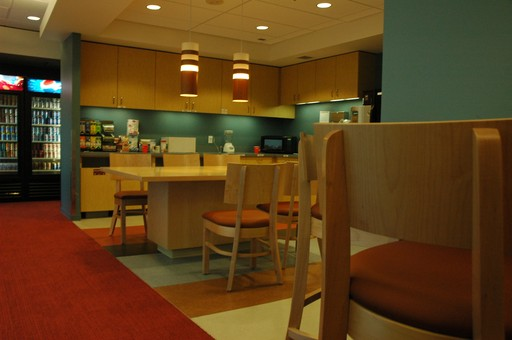
#> input picture input_image3.jpg, 512 x 340 px; its folder holds only this picture in this run
$ python -i decompose.py   (imports and definitions only)
#> lines starting #> are read from the running program, lines starting #| are printed output that depends on the picture
# ------------------------------------------------------------------------------
# File: intrinsic/decompose.py
# Authors: Oliver Fritsche, Vaibhav Thalanki, Sai Manichandana Devi Thumati
# Emails: fritsche.o@northeastern.edu, thalanki.v@northeastern.edu, thumati.sa@northeastern.edu
# Date: 2025-10-21
# Class: CS 7180 Advanced Perception
# Purpose: Intrinsic image decomposition via superpixels+clustering (Garces et al.)
# ------------------------------------------------------------------------------

import numpy as np
import cv2
from skimage import segmentation, color
from sklearn.cluster import KMeans
from scipy.sparse import lil_matrix, csr_matrix
from scipy.sparse.linalg import spsolve

# ---- small utilities ----------------------------------------------------------
def _safe_log(x, eps=1e-6):
    """Numerically safe natural log."""
    return np.log(np.clip(x, eps, None))

def _build_4nbr_edges(h: int, w: int) -> np.ndarray:
    """Grid edges for 4-neighborhood (right/down). Returns int64 [E, 2]."""
    idx = np.arange(h*w, dtype=np.int64).reshape(h, w)
    edges = []
    edges += list(zip(idx[:, :-1].ravel(), idx[:, 1:].ravel()))   # right
    edges += list(zip(idx[:-1, :].ravel(), idx[1:, :].ravel()))   # down
    return np.asarray(edges, dtype=np.int64)

# ---- superpixels + per-image KMeans ------------------------------------------
def superpixel_clusters(img_bgr: np.ndarray,
                        n_segments: int = 600,
                        compactness: float = 10.0,
                        K: int = 10,
                        random_state: int = 0):
    """
    Segment into SLIC superpixels, then KMeans on superpixel mean 'ab' (Lab).
    Returns: (labels[h,w], cluster_map[h,w])
    """
    img_rgb = cv2.cvtColor(img_bgr, cv2.COLOR_BGR2RGB).astype(np.float32) / 255.0
    labels = segmentation.slic(img_rgb, n_segments=n_segments,
                               compactness=compactness, start_label=0)
    sp_ids = np.unique(labels)
    lab = color.rgb2lab(img_rgb)
    ab  = lab[..., 1:3]

    # Feature = mean 'ab' per superpixel
    feats = np.vstack([ab[labels == sp].mean(axis=0) for sp in sp_ids])

    km = KMeans(n_clusters=K, n_init=10, random_state=random_state)
    sp_cluster = km.fit_predict(feats)

    # Expand cluster ids back to pixel map
    cluster_map = np.zeros_like(labels, dtype=np.int32)
    for sp, cid in zip(sp_ids, sp_cluster):
        cluster_map[labels == sp] = cid
    return labels, cluster_map

# ---- main decomposition -------------------------------------------------------
def intrinsic_decompose(img_bgr: np.ndarray,
                        n_segments: int = 600,
                        compactness: float = 10.0,
                        K: int = 10,
                        lambda_smooth: float = 0.2,
                        edge_sigma: float = 0.1,
                        anchor_w: float = 1e-3):
    """
    Compute reflectance R (BGR) and shading S (uint8 preview) by solving for log-shading.
    Major steps:
      1) SLIC + KMeans clusters (proxy for reflectance groups).
      2) Build pairwise terms: reflectance-consistency + edge-aware smooth shading.
      3) Solve sparse linear system for log-shading.
      4) Reconstruct R (Lab with new L) and S preview.
    """
    h, w, _ = img_bgr.shape
    N = h * w

    # -- Prepare luminance and grayscale edges ---------------------------------
    lab_cv = cv2.cvtColor(img_bgr, cv2.COLOR_BGR2LAB).astype(np.float32)
    L = lab_cv[..., 0] / 255.0
    l = _safe_log(L + 1e-3).ravel()
    gray = cv2.cvtColor(img_bgr, cv2.COLOR_BGR2GRAY).astype(np.float32) / 255.0

    # -- Clustering per image ---------------------------------------------------
    _, cluster_map = superpixel_clusters(img_bgr, n_segments, compactness, K)
    cflat = cluster_map.ravel()

    # -- Grid edges and weights -------------------------------------------------
    edges = _build_4nbr_edges(h, w)
    i_idx, j_idx = edges[:, 0], edges[:, 1]

    g_i = gray.ravel()[i_idx]
    g_j = gray.ravel()[j_idx]
    grad = np.abs(g_i - g_j)
    w_smooth = np.exp(- (grad ** 2) / (2 * (edge_sigma ** 2))) + 1e-3

    same_refl = (cflat[i_idx] == cflat[j_idx]).astype(np.float32)
    w_refl = 2.0 * same_refl

    # -- Build linear system A s = b for log-shading s --------------------------
    A = lil_matrix((N, N), dtype=np.float32)
    b = np.zeros(N, dtype=np.float32)

    def add_pair(ii, jj, weight, d):
        """Add Laplacian-style pairwise term with optional offset d."""
        if weight <= 0: return
        A[ii, ii] += weight; A[jj, jj] += weight
        A[ii, jj] -= weight; A[jj, ii] -= weight
        b[ii] += weight * d; b[jj] -= weight * d

    # Reflectance constraints (match luminance differences inside same cluster)
    d_r = (l[i_idx] - l[j_idx])
    for ii, jj, ww, dd in zip(i_idx, j_idx, w_refl, d_r):
        add_pair(ii, jj, ww, dd)

    # Shading smoothness constraints
    for ii, jj, ww in zip(i_idx, j_idx, lambda_smooth * w_smooth):
        add_pair(ii, jj, ww, 0.0)

    # Anchors to fix global offset
    step = max(1, N // 5000)
    for idx in range(0, N, step):
        A[idx, idx] += anchor_w

    # -- Solve and reconstruct --------------------------------------------------
    s = spsolve(csr_matrix(A), b)   # log-shading
    r = l - s                       # log-reflectance

    S = np.exp(s).reshape(h, w)
    R_L = np.exp(r).reshape(h, w)

    lab_reflect = lab_cv.copy()
    lab_reflect[..., 0] = np.clip(R_L * 255.0, 0, 255)
    R_bgr = cv2.cvtColor(lab_reflect.astype(np.uint8), cv2.COLOR_LAB2BGR)

    S_vis = (S / (S.max() + 1e-8) * 255.0).astype(np.uint8)
    return R_bgr, S_vis

>>> import cv2
>>> picture = cv2.imread('../input_image3.jpg')
#> picture is the input picture: shape (340, 512, 3); mean B, G, R 26.1, 63.8, 93.8
>>> result = intrinsic_decompose(picture)
#> in _safe_log, `return np.log(np.clip(x, eps, None))`:
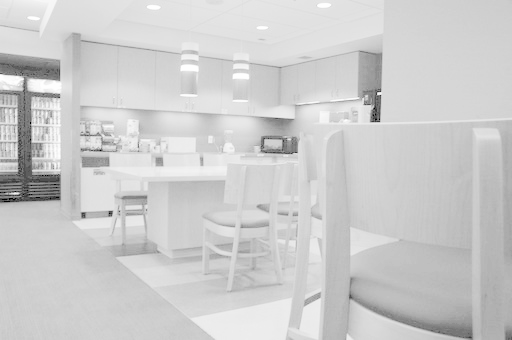
#> returned value: shape (340, 512) float32; min -6.91, max 0.001, mean -1.35; drawn with min black and max white
#> in superpixel_clusters, `img_rgb = cv2.cvtColor(img_bgr, cv2.COLOR_BGR2RGB).astype(np.float32) ..`:
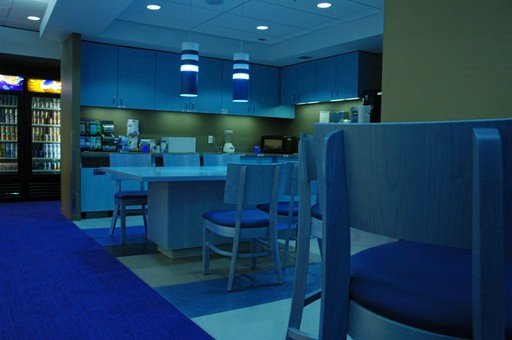
#> img_rgb: shape (340, 512, 3) float32; mean B, G, R 0.367, 0.25, 0.102
#> in superpixel_clusters, `labels = segmentation.slic(img_rgb, n_segments=n_segments, compactness..`:
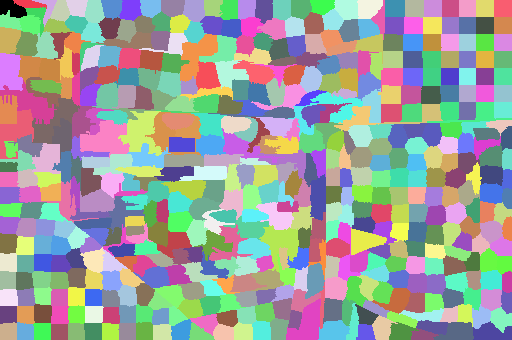
#> labels: shape (340, 512) int64; 512 distinct labels, from 0 to 511; one colour per label, 0 black
#> in superpixel_clusters, `sp_ids = np.unique(labels)`: sp_ids = 512 values from 0 to 511
#> in superpixel_clusters, `lab = color.rgb2lab(img_rgb)`: lab: shape (340, 512, 3) float32; mean of channels 0, 1, 2 29.9, 9.3, 27.2
#> in superpixel_clusters, `feats = np.vstack([ab[labels == sp].mean(axis=0) for sp in sp_ids])`: feats = 512 pairs, first value -19.84 to 39.73, second value -8.52 to 53.45
#> in superpixel_clusters, `sp_cluster = km.fit_predict(feats)`: sp_cluster = 512 values, max 9 at index 88, min 0 at index 7, mean 4.15
#> the loop in superpixel_clusters, `for sp, cid in zip(sp_ids, sp_cluster):` made 512 passes
#> cid on passes 1 to 3: 1, 8, 8
#> after the loop in superpixel_clusters, `for sp, cid in zip(sp_ids, sp_cluster):`:
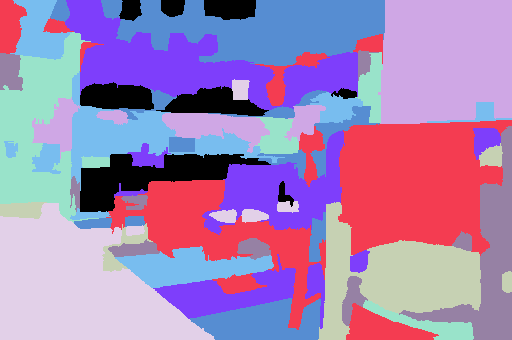
#> cluster_map: shape (340, 512) int32; 10 distinct labels, from 0 to 9; one colour per label, 0 black
#> the loop in intrinsic_decompose, `for ii, jj, ww, dd in zip(i_idx, j_idx, w_refl, d_r):` made 347308 passes
#> (ww, dd) on passes 1 to 3: (2, -0.00753), (2, -0.0149), (2, -0.0219)
#> the loop in intrinsic_decompose, `for ii, jj, ww in zip(i_idx, j_idx, lambda_smooth * w_smooth):` made 347308 passes
#> ww on passes 1 to 3: 0.2, 0.2, 0.199
#> in intrinsic_decompose, `R_L = np.exp(r).reshape(h, w)`:
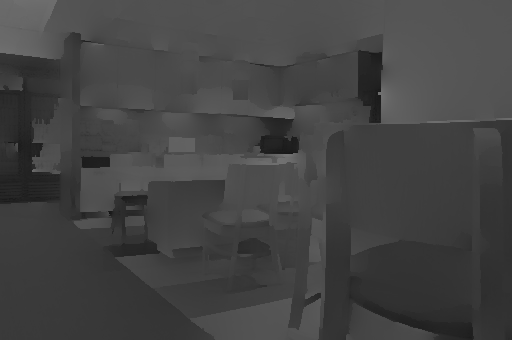
#> R_L: shape (340, 512) float32; min 0.0674, max 0.462, mean 0.266
#> in intrinsic_decompose, `lab_reflect[..., 0] = np.clip(R_L * 255.0, 0, 255)`:
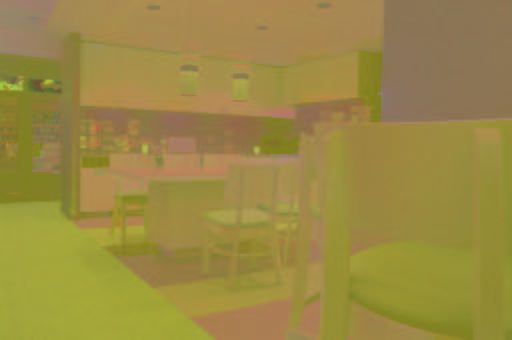
#> lab_reflect: shape (340, 512, 3) float32; mean B, G, R 67.7, 137.3, 155.2
#> in intrinsic_decompose, `R_bgr = cv2.cvtColor(lab_reflect.astype(np.uint8), cv2.COLOR_LAB2BGR)`:
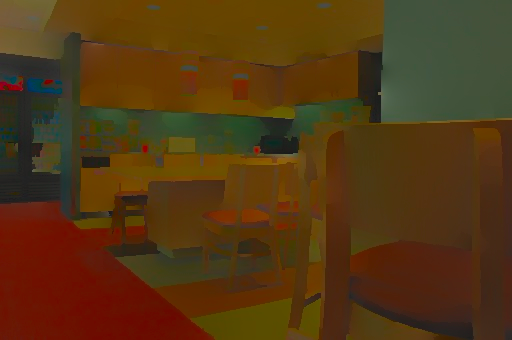
#> R_bgr: shape (340, 512, 3); mean B, G, R 19.1, 54.6, 83.7
